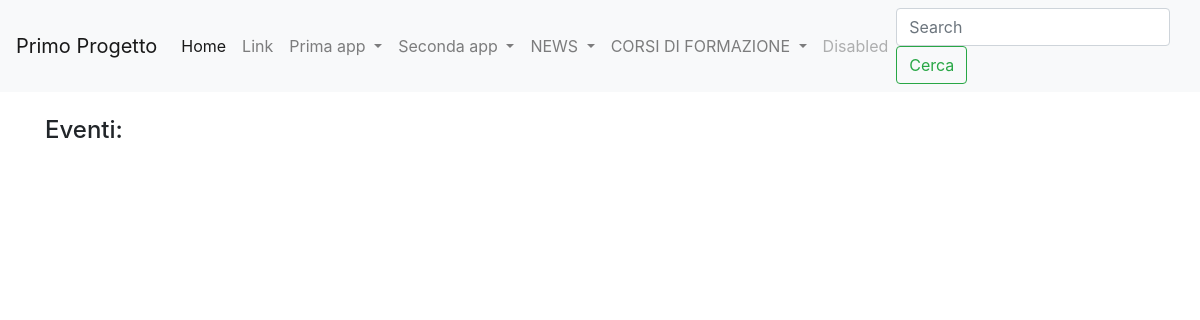
Before: /query_b with the older database file.
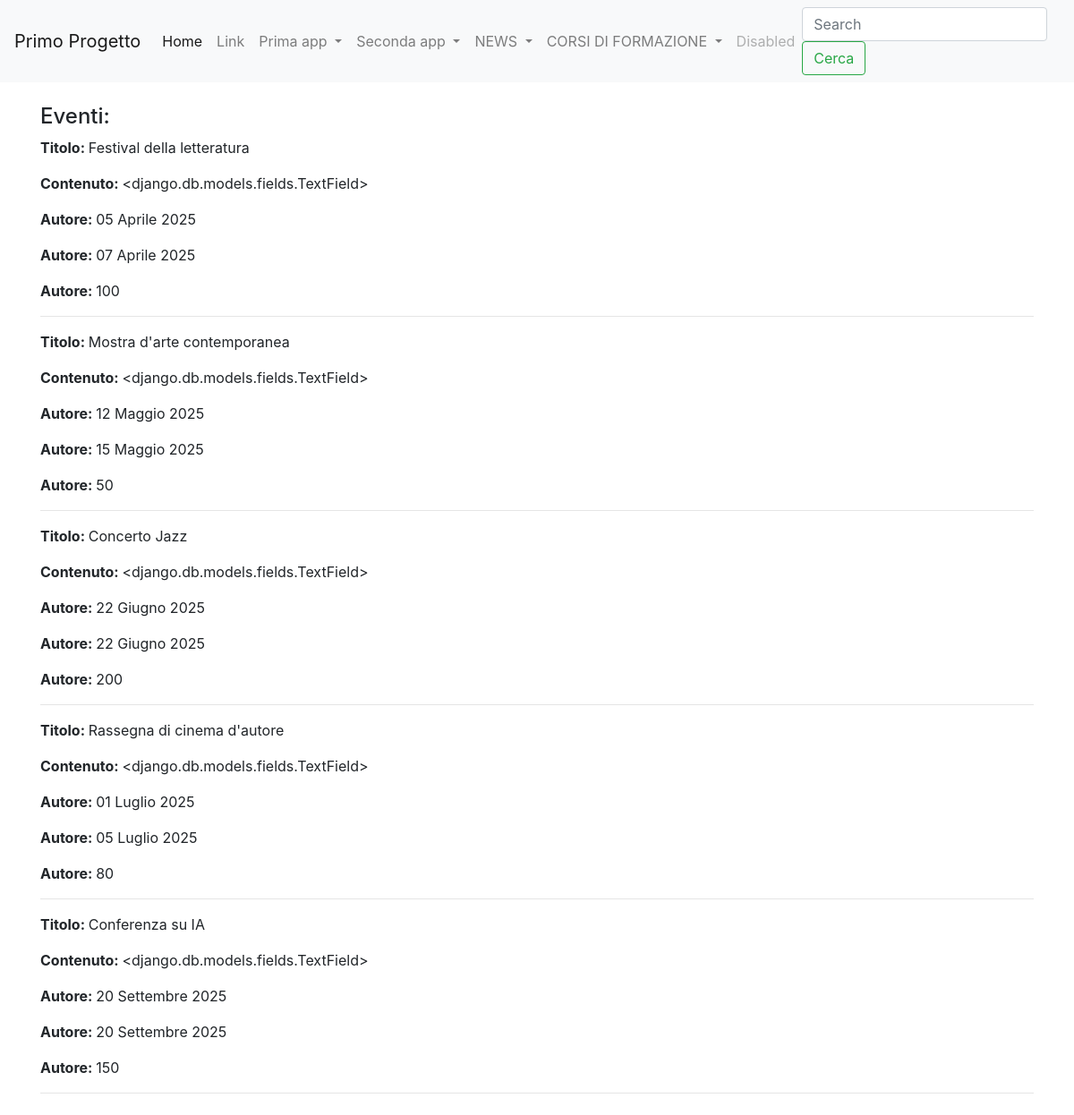
After: the same page with the newer database file.
### eventi/models.py (models this page shows, shortened)
class Evento(models.Model):
    titolo = models.CharField(max_length=100)
    descrizione = models.TextField
    data_inizio = models.DateField(default=datetime.now(), blank=True)
    data_fine = models.DateField(default=datetime.now(), blank=True)
    posti_disponibili = models.IntegerField(blank=True, default=0)
    class Meta:
        verbose_name = "Evento"
        verbose_name_plural = "Eventi"

### eventi/views.py (the view)
# urls.py: path('query_b', query_b, name = "query_b"),
def query_b(request):
    query_b = Evento.objects.all()
    context = {
        'query_b': query_b,
    }
    return render(request,'view_b.html',context)

### eventi/templates/view_b.html (shortened to what this page needs)
{% extends 'base.html'%}
{%block content%}
<h4>Eventi:</h4>
    {% for evento in query_b %}
    <p><strong>Titolo: </strong>{{ evento.titolo }}</p>
    <p><strong>Contenuto: </strong>{{ evento.descrizione }}</p>
    <p><strong>Autore: </strong>{{ evento.data_inizio }}</p>
    <p><strong>Autore: </strong>{{ evento.data_fine }}</p>
    <p><strong>Autore: </strong>{{ evento.posti_disponibili }}</p>
    <hr>
    {%endfor%}
    {%endblock content%}

### templates/base.html (shortened to what this page needs)
{% load static %}
<!DOCTYPE html>
<html lang="it">
  <head>
    <link rel="stylesheet" href="https://cdn.jsdelivr.net/npm/bootstrap@4.5.3/dist/css/bootstrap.min.css">
  </head>
  <body>
    <nav class="navbar navbar-expand-lg navbar-light bg-light">
        <a class="navbar-brand" href="#">Primo Progetto</a>
        <div class="collapse navbar-collapse" id="navbarSupportedContent">
          <ul class="navbar-nav mr-auto">
            <li class="nav-item active">
              <a class="nav-link" href="#">Home <span class="sr-only">(current)</span></a>
            </li>
            <li class="nav-item">
              <a class="nav-link" href="#">Link</a>
            </li>
            <li class="nav-item dropdown">
              <a class="nav-link dropdown-toggle" href="#" id="navbarDropdown" role="button" data-toggle="dropdown" aria-haspopup="true" aria-expanded="false">
                Prima app
              </a>
            </li>
            <li class="nav-item dropdown">
                <a class="nav-link dropdown-toggle" href="#" id="navbarDropdown" role="button" data-toggle="dropdown" aria-haspopup="true" aria-expanded="false">
                  Seconda app
                </a>
              </li>
              <li class="nav-item dropdown">
                <a class="nav-link dropdown-toggle" href="#" id="navbarDropdown" role="button" data-toggle="dropdown" aria-haspopup="true" aria-expanded="false">
                  NEWS
                </a>
              </li>
              <li class="nav-item dropdown">
                <a class="nav-link dropdown-toggle" href="#" id="navbarDropdown" role="button" data-toggle="dropdown" aria-haspopup="true" aria-expanded="false">
                  CORSI DI FORMAZIONE
                </a>
              </li>
            <li class="nav-item">
              <a class="nav-link disabled" href="#" tabindex="-1" aria-disabled="true">Disabled</a>
            </li>
          </ul>
          <form class="form-inline my-2 my-lg-0">
            <input class="form-control mr-sm-2" type="search" placeholder="Search" aria-label="Search">
            <button class="btn btn-outline-success my-2 my-sm-0" type="submit">Cerca</button>
          </form>
        </div>
    </nav>
    <div class="container my-4">
        {%block content%}
        {%endblock content%}
    </div>
  </body>
</html>

Changed rows visible on the page:
added Evento: titolo "Festival della letteratura", descrizione "<django.db.models.fields.TextField>", data_inizio "05 Aprile 2025", data_fine "07 Aprile 2025", posti_disponibili "100"
added Evento: titolo "Mostra d'arte contemporanea", descrizione "<django.db.models.fields.TextField>", data_inizio "12 Maggio 2025", data_fine "15 Maggio 2025", posti_disponibili "50"
added Evento: titolo "Concerto Jazz", descrizione "<django.db.models.fields.TextField>", data_inizio "22 Giugno 2025", data_fine "22 Giugno 2025", posti_disponibili "200"
added Evento: titolo "Rassegna di cinema d'autore", descrizione "<django.db.models.fields.TextField>", data_inizio "01 Luglio 2025", data_fine "05 Luglio 2025", posti_disponibili "80"
added Evento: titolo "Conferenza su IA", descrizione "<django.db.models.fields.TextField>", data_inizio "20 Settembre 2025", data_fine "20 Settembre 2025", posti_disponibili "150"
